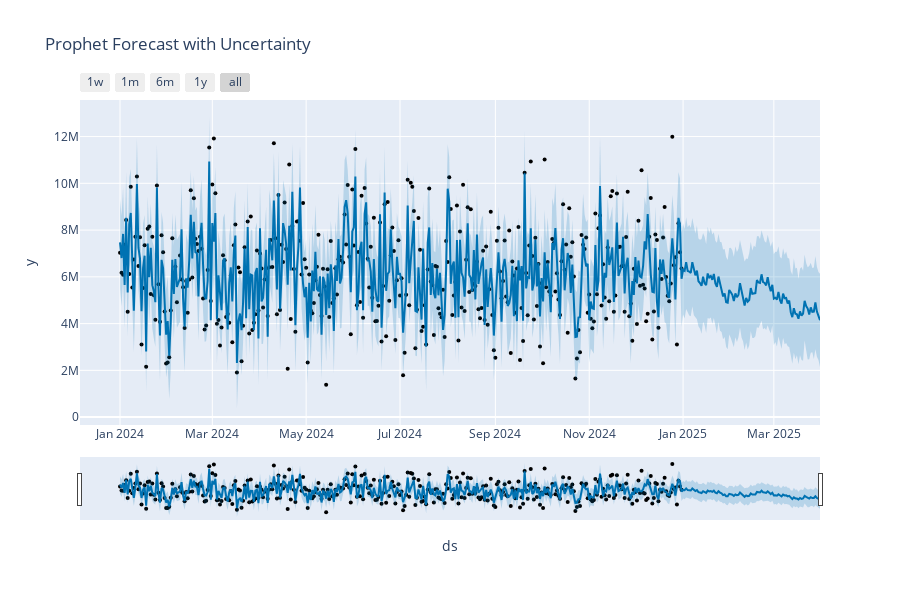
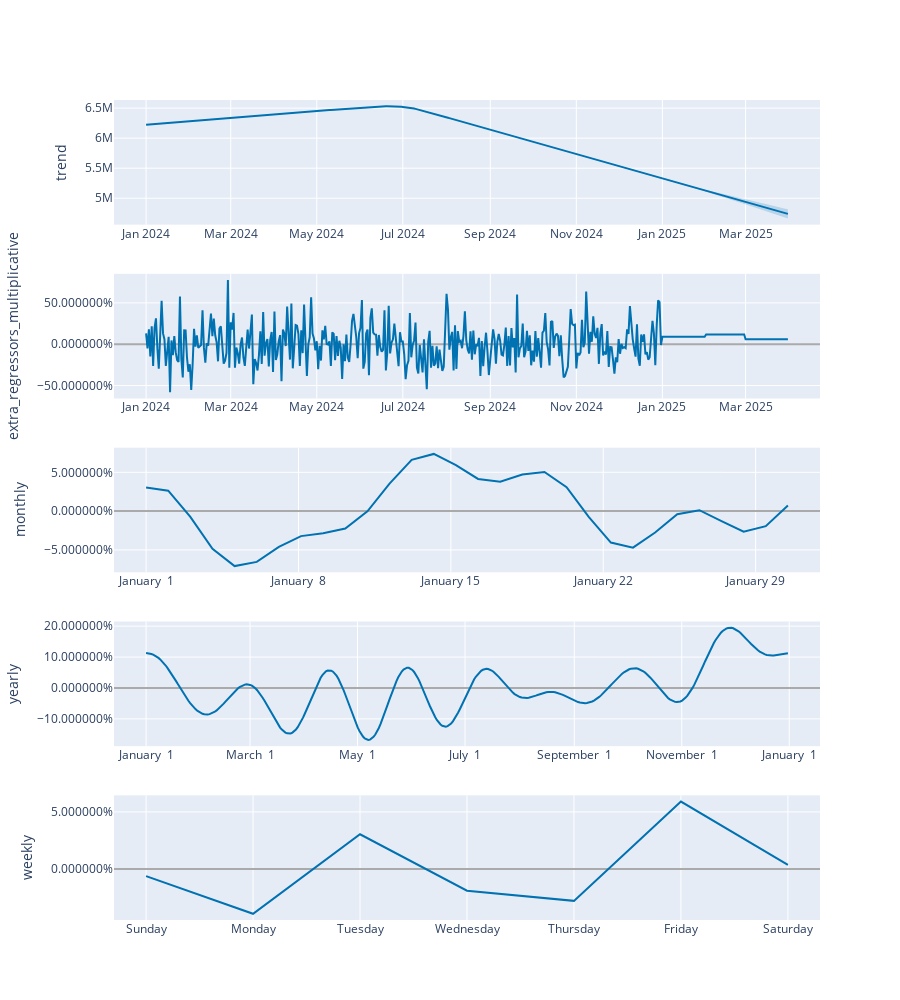

Notebook source saved alongside these figures, in order:
### Code cell
import pandas as pd
import numpy as np
from prophet import Prophet
from prophet.diagnostics import cross_validation, performance_metrics
from prophet.plot import plot_plotly, plot_components_plotly
from pathlib import Path
import joblib
import json
from sklearn.metrics import mean_absolute_error, mean_squared_error, r2_score
import warnings
import plotly.offline as py
py.init_notebook_mode(connected=True) # Enables interactive plots in the notebook

warnings.filterwarnings('ignore')
 
# ---------------------------------------------
# Paths
# ---------------------------------------------
FEATURE_PATH = Path("D:\\sales_analytics_project\\data\\processed\\featurized_sales_data.csv")
MODEL_PATH = Path("D:\\sales_analytics_project\\models\\prophet_model.pkl")
FORECAST_CSV = Path("D:\\sales_analytics_project\\data\\processed\\prophet_forecast.csv")
METADATA_PATH = Path("D:\\sales_analytics_project\\models\\prophet_metadata.json")
TARGET = "revenue_npr"
FORECAST_DAYS = 90

# ---------------------------------------------
# Model Evaluation
# ---------------------------------------------
def evaluate_model(y_true, y_pred, model_name="Prophet"):
    """Calculate comprehensive evaluation metrics"""
    mae = mean_absolute_error(y_true, y_pred)
    rmse = np.sqrt(mean_squared_error(y_true, y_pred))
    r2 = r2_score(y_true, y_pred)
    
    mask = y_true != 0
    mape = np.mean(np.abs((y_true[mask] - y_pred[mask]) / y_true[mask])) * 100 if mask.sum() > 0 else 0
    
    metrics = {
        "model": model_name,
        "MAE": float(mae),
        "RMSE": float(rmse),
        "R2": float(r2),
        "MAPE": float(mape)
    }
    
    print(f"\n{'='*50}")
    print(f"{model_name} Model Evaluation Metrics")
    print(f"{'='*50}")
    print(f"MAE:  {mae:,.2f} NPR")
    print(f"RMSE: {rmse:,.2f} NPR")
    print(f"R²:   {r2:.4f}")
    print(f"MAPE: {mape:.2f}%")
    print(f"{'='*50}\n")
    
    return metrics

def remove_outliers(df, column, n_std=3):
    """Remove outliers using z-score method"""
    mean = df[column].mean()
    std = df[column].std()
    df_clean = df[np.abs(df[column] - mean) <= n_std * std].copy()
    removed = len(df) - len(df_clean)
    if removed > 0:
        print(f"Removed {removed} outliers from {column}")
    return df_clean

# ---------------------------------------------
# Prepare Data for Prophet
# ---------------------------------------------
def prepare_prophet_data(df, test_size=0.2):
    """Prepare data with train/test split"""
    # Aggregate to daily
    df_daily = df.groupby("date").agg({
        TARGET: "sum",
        "rainfall_mm": "mean",
        "temperature": "mean",
        "discount_percent": "mean",
        "customer_traffic": "sum",
        "festival_season": "max"
    }).reset_index()
    
    # Remove outliers
    df_daily = remove_outliers(df_daily, TARGET, n_std=3)
    
    # Rename for Prophet
    df_prophet = df_daily.rename(columns={"date": "ds", TARGET: "y"})
    
    # Prepare regressors
    regressor_cols = ["rainfall_mm", "temperature", "discount_percent", "customer_traffic", "festival_season"]
    # Ensure all regressor columns exist, fill with 0 if not
    for col in regressor_cols:
        if col not in df_prophet.columns:
            df_prophet[col] = 0
            
    df_regressors = df_prophet[["ds"] + regressor_cols].copy()
    
    # Train/test split (time-based)
    split_index = int(len(df_prophet) * (1 - test_size))
    train_df = df_prophet.iloc[:split_index][["ds", "y"]].copy()
    test_df = df_prophet.iloc[split_index:][["ds", "y"]].copy()
    
    return df_prophet, df_regressors, train_df, test_df

# ---------------------------------------------
# Train Prophet Model
# ---------------------------------------------
def train_prophet_model(train_df, df_regressors, test_df=None):
    """Train Prophet with optimized settings"""
    print("\nInitializing Prophet model with enhanced settings...")
    
    m = Prophet(
        yearly_seasonality=True,
        weekly_seasonality=True,
        daily_seasonality=False,
        seasonality_mode='multiplicative',
        changepoint_prior_scale=0.3,
        seasonality_prior_scale=10.0,
        interval_width=0.95
    )
    
    m.add_seasonality(name='monthly', period=30.5, fourier_order=5)
    
    regressor_cols = [col for col in df_regressors.columns if col != "ds"]
    for col in regressor_cols:
        m.add_regressor(col)
        print(f"  Added regressor: {col}")
    
    train_with_regressors = train_df.merge(df_regressors, on="ds", how="left")
    
    print(f"\nTraining Prophet on {len(train_with_regressors)} days...")
    m.fit(train_with_regressors)
    print("✓ Training complete")
    
    test_metrics = None
    if test_df is not None and len(test_df) > 0:
        print("\nEvaluating on test set...")
        test_with_regressors = test_df.merge(df_regressors, on="ds", how="left")
        forecast_test = m.predict(test_with_regressors)
        
        y_true = test_df['y'].values
        y_pred = forecast_test['yhat'].values
        test_metrics = evaluate_model(y_true, y_pred, "Prophet")
    
    return m, test_metrics

# ---------------------------------------------
# Generate Future Forecast
# ---------------------------------------------
def generate_forecast(model, df_regressors, periods=90):
    """Generate future forecast with regressors"""
    print(f"\nGenerating {periods}-day forecast...")
    
    future = model.make_future_dataframe(periods=periods)
    
    last_date = df_regressors['ds'].max()
    future_dates = pd.date_range(start=last_date + pd.DateOffset(days=1), periods=periods)
    
    future_regressors = []
    for future_date in future_dates:
        same_month = df_regressors[df_regressors['ds'].dt.month == future_date.month]
        
        if len(same_month) > 0:
            future_regressors.append({
                'ds': future_date,
                'rainfall_mm': same_month['rainfall_mm'].mean(),
                'temperature': same_month['temperature'].mean(),
                'customer_traffic': same_month['customer_traffic'].mean(),
                'discount_percent': 0,
                'festival_season': 0
            })
        else:
            future_regressors.append({
                'ds': future_date,
                'rainfall_mm': df_regressors['rainfall_mm'].mean(),
                'temperature': df_regressors['temperature'].mean(),
                'customer_traffic': df_regressors['customer_traffic'].mean(),
                'discount_percent': 0,
                'festival_season': 0
            })
    
    df_future_regressors = pd.DataFrame(future_regressors)
    all_regressors = pd.concat([df_regressors, df_future_regressors], ignore_index=True)
    
    future_with_regressors = future.merge(all_regressors, on="ds", how="left")
    future_with_regressors = future_with_regressors.ffill().bfill()
    
    forecast = model.predict(future_with_regressors)
    
    print("✓ Forecast generated")
    
    return forecast

# ---------------------------------------------
# Main Execution Function
# ---------------------------------------------
def run_prophet_pipeline(test_size=0.2):
    print("="*60)
    print("IMPROVED PROPHET FORECASTING MODEL")
    print("="*60)
    
    print("\n[1/5] Loading featurized data...")
    df = pd.read_csv(FEATURE_PATH, parse_dates=["date"])
    
    print("\n[2/5] Preparing Prophet data...")
    df_prophet, df_regressors, train_df, test_df = prepare_prophet_data(df, test_size)
    print(f"Training set: {len(train_df)} days, Test set: {len(test_df)} days")
    
    print("\n[3/5] Training Prophet model and evaluating on test set...")
    model, test_metrics = train_prophet_model(train_df, df_regressors, test_df)
    
    print("\n[4.1/5] Retraining on full dataset for production...")
    full_data = df_prophet[["ds", "y"]].merge(df_regressors, on="ds", how="left")
    
    regressor_cols = [col for col in df_regressors.columns if col != "ds"]
    m_prod = Prophet(
        yearly_seasonality=True,
        weekly_seasonality=True,
        daily_seasonality=False,
        seasonality_mode='multiplicative',
        changepoint_prior_scale=0.5
    )
    m_prod.add_seasonality(name='monthly', period=30.5, fourier_order=5)
    for col in regressor_cols:
        m_prod.add_regressor(col)
    
    m_prod.fit(full_data)
    print("✓ Production model trained.")
    
    print(f"\n[4.2/5] Saving production model...")
    MODEL_PATH.parent.mkdir(parents=True, exist_ok=True)
    joblib.dump(m_prod, MODEL_PATH)
    print(f"✓ Saved model to {MODEL_PATH}")
    
    print(f"\n[5/5] Generating {FORECAST_DAYS}-day future forecast...")
    forecast = generate_forecast(m_prod, df_regressors, FORECAST_DAYS)
    
    forecast_output = forecast[["ds", "yhat", "yhat_lower", "yhat_upper"]].copy()
    forecast_output.to_csv(FORECAST_CSV, index=False)
    print(f"✓ Saved forecast to {FORECAST_CSV}")
    
    print("\n--- Prophet Pipeline Complete! ---")
    
    # Return model and forecast for plotting
    return m_prod, forecast

# ---------------------------------------------
# RUN THE PIPELINE
# ---------------------------------------------
model, forecast_df = run_prophet_pipeline(test_size=0.2)

# ---------------------------------------------
# ANALYSIS: PLOT THE DIAGRAMS
# ---------------------------------------------
print("\n\n" + "="*70)
print("ANALYSIS: PLOTTING FORECAST DIAGRAMS")
print("="*70)

# --- Diagram 1: Interactive Forecast Plot ---
print("\n--- Diagram 1: Interactive Forecast Plot ---")
print("This plot shows the historical data (black dots), the model's prediction (blue line), and the uncertainty interval (light blue area).")
fig_forecast = plot_plotly(model, forecast_df)
fig_forecast.update_layout(title="Prophet Forecast with Uncertainty")
py.iplot(fig_forecast)


# --- Diagram 2: Model Components Plot ---
print("\n--- Diagram 2: Model Components Plot ---")
print("These plots show the different parts of the model:")
print(" - 'trend': The overall long-term direction of the data.")
print(" - 'yearly': The seasonal pattern over a year.")
print(" - 'weekly': The seasonal pattern over a week.")
print(" - 'monthly': The custom monthly pattern we added.")
fig_components = plot_components_plotly(model, forecast_df)
py.iplot(fig_components)

### Figure 1 — Plotly figure (JSON) as saved in the notebook; plotly's stock layout.template omitted (floating-point values rounded to 4 significant figures; data arrays with more than 128 entries replaced by an {"elided": "..."} marker saying what was removed)
{"data": [{"marker": {"color": "black", "size": 4}, "mode": "markers", "name": "Actual", "type": "scatter", "x": {"elided": "365 str values"}, "y": {"elided": "365 float values"}}, {"hoverinfo": "skip", "line": {"width": 0}, "mode": "lines", "type": "scatter", "x": {"elided": "455 str values"}, "y": {"elided": "455 float values"}}, {"fill": "tonexty", "fillcolor": "rgba(0, 114, 178, 0.2)", "line": {"color": "#0072B2", "width": 2}, "mode": "lines", "name": "Predicted", "type": "scatter", "x": {"elided": "455 str values"}, "y": {"elided": "455 float values"}}, {"fill": "tonexty", "fillcolor": "rgba(0, 114, 178, 0.2)", "hoverinfo": "skip", "line": {"width": 0}, "mode": "lines", "type": "scatter", "x": {"elided": "455 str values"}, "y": {"elided": "455 float values"}}], "layout": {"height": 600, "showlegend": false, "title": {"text": "Prophet Forecast with Uncertainty"}, "width": 900, "xaxis": {"rangeselector": {"buttons": [{"count": 7, "label": "1w", "step": "day", "stepmode": "backward"}, {"count": 1, "label": "1m", "step": "month", "stepmode": "backward"}, {"count": 6, "label": "6m", "step": "month", "stepmode": "backward"}, {"count": 1, "label": "1y", "step": "year", "stepmode": "backward"}, {"step": "all"}]}, "rangeslider": {"visible": true}, "title": {"text": "ds"}, "type": "date"}, "yaxis": {"title": {"text": "y"}}}}

### Figure 2 — Plotly figure (JSON) as saved in the notebook; plotly's stock layout.template omitted (floating-point values rounded to 4 significant figures; data arrays with more than 128 entries replaced by an {"elided": "..."} marker saying what was removed)
{"data": [{"line": {"color": "#0072B2", "width": 2}, "mode": "lines", "name": "trend", "type": "scatter", "x": {"elided": "455 str values"}, "xaxis": "x", "y": {"elided": "455 float values"}, "yaxis": "y"}, {"line": {"color": "rgba(0, 114, 178, 0.2)", "width": 0}, "mode": "lines", "name": "trend_upper", "type": "scatter", "x": {"elided": "455 str values"}, "xaxis": "x", "y": {"elided": "455 float values"}, "yaxis": "y"}, {"fill": "tonexty", "fillcolor": "rgba(0, 114, 178, 0.2)", "line": {"color": "rgba(0, 114, 178, 0.2)", "width": 0}, "mode": "lines", "name": "trend_lower", "type": "scatter", "x": {"elided": "455 str values"}, "xaxis": "x", "y": {"elided": "455 float values"}, "yaxis": "y"}, {"line": {"color": "#0072B2", "width": 2}, "mode": "lines", "name": "extra_regressors_multiplicative", "type": "scatter", "x": {"elided": "455 str values"}, "xaxis": "x2", "y": {"elided": "455 float values"}, "yaxis": "y2"}, {"line": {"color": "#0072B2", "width": 2}, "mode": "lines", "name": "monthly", "type": "scatter", "x": ["2017-01-01T00:00:00.000000000", "2017-01-02T00:24:00.000000000", "2017-01-03T00:48:00.000000000", "2017-01-04T01:12:00.000000000", "2017-01-05T01:36:00.000000000", "2017-01-06T02:00:00.000000000", "2017-01-07T02:24:00.000000000", "2017-01-08T02:48:00.000000000", "2017-01-09T03:12:00.000000000", "2017-01-10T03:36:00.000000000", "2017-01-11T04:00:00.000000000", "2017-01-12T04:24:00.000000000", "2017-01-13T04:48:00.000000000", "2017-01-14T05:12:00.000000000", "2017-01-15T05:36:00.000000000", "2017-01-16T06:00:00.000000000", "2017-01-17T06:24:00.000000000", "2017-01-18T06:48:00.000000000", "2017-01-19T07:12:00.000000000", "2017-01-20T07:36:00.000000000", "2017-01-21T08:00:00.000000000", "2017-01-22T08:24:00.000000000", "2017-01-23T08:48:00.000000000", "2017-01-24T09:12:00.000000000", "2017-01-25T09:36:00.000000000", "2017-01-26T10:00:00.000000000", "2017-01-27T10:24:00.000000000", "2017-01-28T10:48:00.000000000", "2017-01-29T11:12:00.000000000", "2017-01-30T11:36:00.000000000"], "xaxis": "x3", "y": [0.03056, 0.02635, -0.007412, -0.04867, -0.07083, -0.06541, -0.04614, -0.03222, -0.02849, -0.02247, -0.0003679, 0.03542, 0.06603, 0.07369, 0.05927, 0.04145, 0.03788, 0.04719, 0.05039, 0.03077, -0.007386, -0.04051, -0.04701, -0.02752, -0.004071, 0.001157, -0.013, -0.02657, -0.01941, 0.007332], "yaxis": "y3"}, {"line": {"color": "#0072B2", "width": 2}, "mode": "lines", "name": "yearly", "type": "scatter", "x": {"elided": "365 str values"}, "xaxis": "x4", "y": {"elided": "365 float values"}, "yaxis": "y4"}, {"line": {"color": "#0072B2", "width": 2}, "mode": "lines", "name": "weekly", "type": "scatter", "x": ["2017-01-01T00:00:00.000000000", "2017-01-02T00:00:00.000000000", "2017-01-03T00:00:00.000000000", "2017-01-04T00:00:00.000000000", "2017-01-05T00:00:00.000000000", "2017-01-06T00:00:00.000000000", "2017-01-07T00:00:00.000000000"], "xaxis": "x5", "y": [-0.006316, -0.03942, 0.03037, -0.01918, -0.02809, 0.0591, 0.003526], "yaxis": "y5"}], "layout": {"height": 1000, "showlegend": false, "width": 900, "xaxis": {"anchor": "y", "domain": [0, 1], "range": ["2023-12-09T06:00:00", "2025-04-22T18:00:00"], "type": "date"}, "xaxis2": {"anchor": "y2", "domain": [0, 1], "range": ["2023-12-09T06:00:00", "2025-04-22T18:00:00"], "type": "date"}, "xaxis3": {"anchor": "y3", "domain": [0, 1], "range": ["2016-12-30T12:37:12", "2017-01-31T22:58:48"], "tickformat": "%B %e", "type": "date"}, "xaxis4": {"anchor": "y4", "domain": [0, 1], "range": ["2016-12-13T18:54:02.958904115", "2018-01-18T11:04:57.863013581"], "tickformat": "%B %e", "type": "date"}, "xaxis5": {"anchor": "y5", "domain": [0, 1], "range": ["2016-12-31T16:48:00", "2017-01-07T07:12:00"], "tickformat": "%A", "type": "date"}, "yaxis": {"anchor": "x", "domain": [0.848, 1], "rangemode": "normal", "title": {"text": "trend"}, "zerolinecolor": "#AAA"}, "yaxis2": {"anchor": "x2", "domain": [0.636, 0.788], "hoverformat": ".2%", "rangemode": "tozero", "tickformat": "%", "title": {"text": "extra_regressors_multiplicative"}, "zerolinecolor": "#AAA"}, "yaxis3": {"anchor": "x3", "domain": [0.424, 0.576], "hoverformat": ".2%", "tickformat": "%", "title": {"text": "monthly"}, "zerolinecolor": "#AAA"}, "yaxis4": {"anchor": "x4", "domain": [0.212, 0.364], "hoverformat": ".2%", "tickformat": "%", "title": {"text": "yearly"}, "zerolinecolor": "#AAA"}, "yaxis5": {"anchor": "x5", "domain": [0, 0.152], "hoverformat": ".2%", "tickformat": "%", "title": {"text": "weekly"}, "zerolinecolor": "#AAA"}}}
